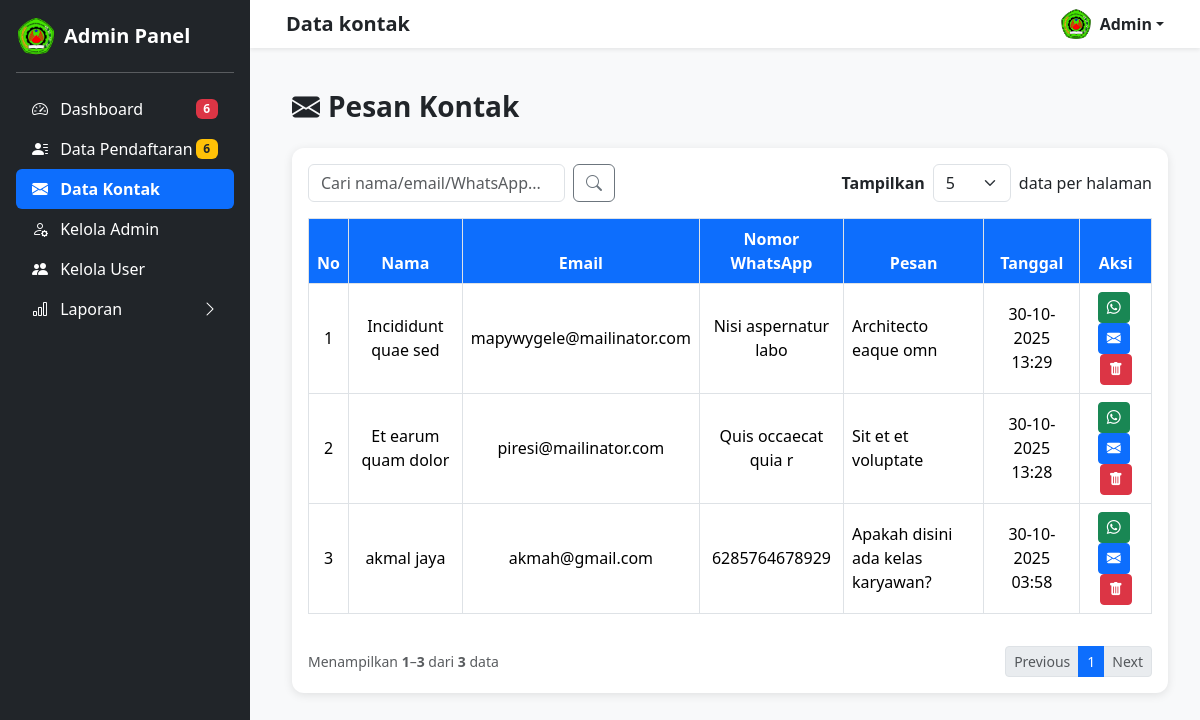
Page /admin/data_kontak.php (signed in) on the committed database.
### tables this page shows
CREATE TABLE `kontak` (
  `id_pesan` int(11) NOT NULL,
  `nama` varchar(100) DEFAULT NULL,
  `email` varchar(100) DEFAULT NULL,
  `nomor_wa` varchar(20) DEFAULT NULL,
  `pesan` text DEFAULT NULL,
  `tanggal` timestamp NOT NULL DEFAULT current_timestamp(),
  `status_baca` enum('belum baca','sudah baca') DEFAULT 'belum baca'
);

### admin/data_kontak.php (the view, shortened to what this page needs)
<?php
include '../includes/koneksi.php';
mysqli_query($conn, "UPDATE kontak SET status_baca = 'sudah baca' WHERE status_baca = 'belum baca'");
$show = isset($_GET['show']) ? (int) $_GET['show'] : 5;
$allowed_limits = [5, 10, 15, 20, 25, 50, 100];
$page = isset($_GET['page']) ? (int) $_GET['page'] : 1;
$start = ($page - 1) * $show;
$cari = isset($_GET['cari']) ? mysqli_real_escape_string($conn, $_GET['cari']) : '';
if (!empty($cari)) {
    $where = "WHERE nama LIKE '%$cari%' OR email LIKE '%$cari%' OR nomor_wa LIKE '%$cari%'";
} else {
    $where = "";
}
$countQuery = "SELECT COUNT(*) AS total FROM kontak $where";
$totalData = mysqli_fetch_assoc(mysqli_query($conn, $countQuery))['total'];
$totalPages = ceil($totalData / $show);
$query = mysqli_query($conn, "SELECT * FROM kontak $where ORDER BY id_pesan DESC LIMIT $start, $show");
?>
<!DOCTYPE html>
<html lang="id">
<head>
    <link href="https://cdn.jsdelivr.net/npm/bootstrap@5.3.2/dist/css/bootstrap.min.css" rel="stylesheet">
    <link href="https://cdn.jsdelivr.net/npm/bootstrap-icons@1.10.5/font/bootstrap-icons.css" rel="stylesheet">
</head>
<body>
    <?php include 'sidebar_admin.php'; ?>
    <div class="main-content">
        <div class="container-fluid">
            <h3 class="fw-bold mb-4"><i class="bi bi-envelope-fill me-2"></i>Pesan Kontak</h3>
            <div class="card">
                <div class="card-body">
                    <div class="d-flex justify-content-between mb-3 flex-wrap gap-2">
                        <form class="d-flex" method="get">
                            <input type="text" name="cari" class="form-control" placeholder="Cari nama/email/WhatsApp..."
                                value="<?= htmlspecialchars($cari) ?>">
                            <button class="btn btn-outline-secondary ms-2"><i class="bi bi-search"></i></button>
                        </form>
                        <form method="get" class="d-flex align-items-center">
                            <label for="show" class="me-2 fw-semibold">Tampilkan</label>
                            <select name="show" id="show" class="form-select w-auto"
                                onchange="this.form.submit()">
                                <?php foreach ($allowed_limits as $limit): ?>
                                    <option value="<?= $limit ?>" <?= ($limit == $show) ? 'selected' : '' ?>>
                                        <?= $limit ?>
                                    </option>
                                <?php endforeach; ?>
                            </select>
                            <span class="ms-2">data per halaman</span>
                        </form>
                    </div>
                    <div class="table-responsive">
                        <table class="table table-bordered table-hover align-middle">
                            <thead>
                                <tr>
                                    <th>No</th>
                                    <th>Nama</th>
                                    <th>Email</th>
                                    <th>Nomor WhatsApp</th>
                                    <th>Pesan</th>
                                    <th>Tanggal</th>
                                    <th>Aksi</th>
                                </tr>
                            </thead>
                            <tbody>
                                <?php
                                if (mysqli_num_rows($query) > 0) {
                                    $no = $start + 1;
                                    while ($row = mysqli_fetch_assoc($query)) {
                                        echo "
                                        <tr>
                                            <td>{$no}</td>
                                            <td>" . htmlspecialchars($row['nama']) . "</td>
                                            <td>" . htmlspecialchars($row['email']) . "</td>
                                            <td>" . htmlspecialchars($row['nomor_wa']) . "</td>
                                            <td class='text-start'>" . nl2br(htmlspecialchars($row['pesan'])) . "</td>
                                            <td>" . date('d-m-Y H:i', strtotime($row['tanggal'])) . "</td>
                                            <td>
                                                <a href='https://wa.me/{$row['nomor_wa']}' target='_blank' class='btn btn-sm btn-success me-1' title='Balas via WhatsApp'>
                                                    <i class='bi bi-whatsapp'></i>
                                                </a>
                                                <a href='mailto:{$row['email']}' class='btn btn-sm btn-primary me-1' title='Balas via Email'>
                                                    <i class='bi bi-envelope-fill'></i>
                                                </a>
                                                <a href='hapus_kontak.php?id={$row['id_pesan']}' class='btn btn-sm btn-danger' title='Hapus Pesan' onclick='return confirm(\"Yakin ingin menghapus pesan ini?\")'>
                                                    <i class='bi bi-trash-fill'></i>
                                                </a>
                                            </td>
                                        </tr>";
                                        $no++;
                                    }
                                } else {
                                    echo "<tr><td colspan='7' class='text-center text-muted'>Belum ada pesan masuk</td></tr>";
                                }
                                ?>
                            </tbody>
                        </table>
                    </div>
                    <?php
                    $start_data = ($page - 1) * $show + 1;
                    $end_data = min($start_data + $show - 1, $totalData);
                    ?>
                    <div class="d-flex justify-content-between align-items-center mt-3 flex-wrap">
                        <div class="text-muted small mb-2 mb-md-0">
                            Menampilkan <strong><?= $start_data ?></strong>–<strong><?= $end_data ?></strong> dari
                            <strong><?= $totalData ?></strong> data
                        </div>
                        <nav>
                            <ul class="pagination pagination-sm mb-0">
                                <li class="page-item <?= ($page <= 1) ? 'disabled' : '' ?>">
                                    <a class="page-link"
                                        href="?page=<?= $page - 1 ?>&show=<?= $show ?>&cari=<?= urlencode($cari) ?>">Previous</a>
                                </li>
                                <?php for ($i = 1; $i <= $totalPages; $i++): ?>
                                    <li class="page-item <?= ($page == $i) ? 'active' : '' ?>">
                                        <a class="page-link"
                                            href="?page=<?= $i ?>&show=<?= $show ?>&cari=<?= urlencode($cari) ?>"><?= $i ?></a>
                                    </li>
                                <?php endfor; ?>
                                <li class="page-item <?= ($page >= $totalPages) ? 'disabled' : '' ?>">
                                    <a class="page-link"
                                        href="?page=<?= $page + 1 ?>&show=<?= $show ?>&cari=<?= urlencode($cari) ?>">Next</a>
                                </li>
                            </ul>
                        </nav>
                    </div>
                </div>
            </div>
        </div>
    </div>
</body>
</html>

### admin/data_kontak.php (style rules this page uses)
body { background-color: #f8f9fa; }
.main-content { margin-left: 260px; padding: 90px 20px 20px; }
.card { border: none; border-radius: 12px; box-shadow: 0 2px 10px rgba(0, 0, 0, 0.1); }
.table th { background-color: #0d6efd; color: white; text-align: center; }
.table td { text-align: center; vertical-align: middle; }

### rows in the picture
kontak: nama "Incididunt quae sed", email "mapywygele@mailinator.com", nomor_wa "Nisi aspernatur labo", pesan "Architecto eaque omn", tanggal "30-10-2025 13:29"
kontak: nama "Et earum quam dolor", email "piresi@mailinator.com", nomor_wa "Quis occaecat quia r", pesan "Sit et et voluptate", tanggal "30-10-2025 13:28"
kontak: nama "akmal jaya", email "akmah@gmail.com", nomor_wa "6285764678929", pesan "Apakah disini ada kelas karyawan?", tanggal "30-10-2025 03:58"

### other values in the picture
$page_title "Data kontak"
$total_notif "6"
$jumlah_pendaftaran_pending "6"
$start_data "1"
$end_data "3"
$totalData "3"
form field show "5"
